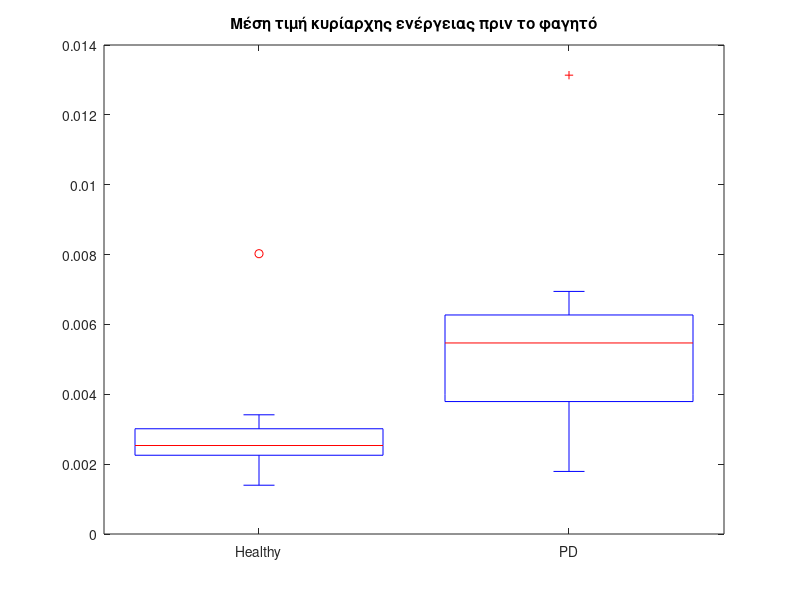
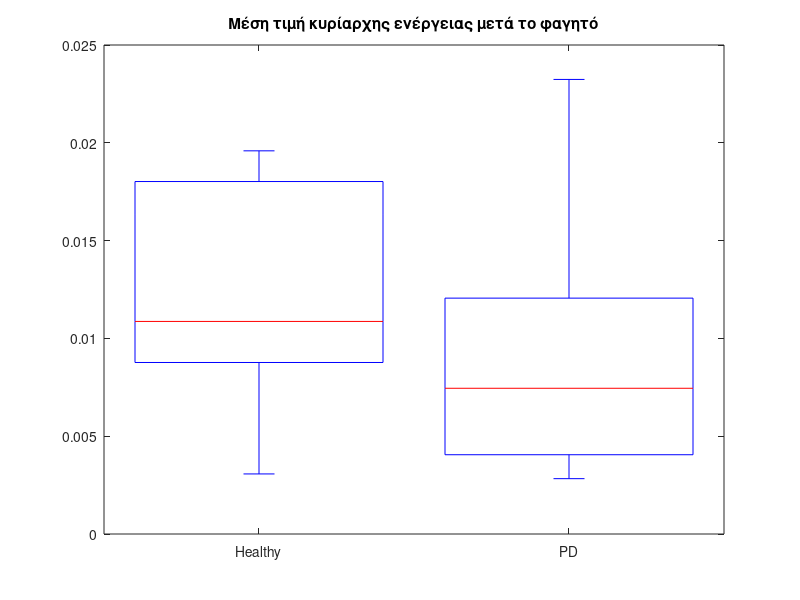
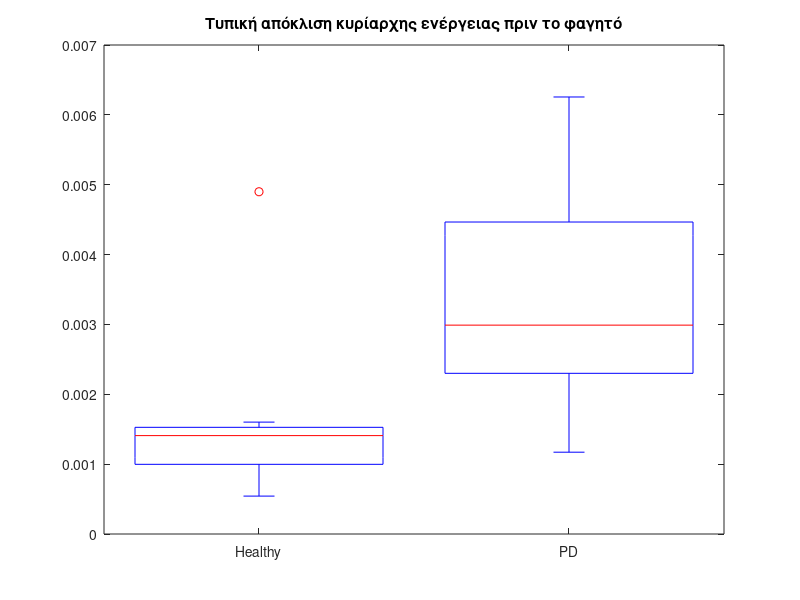
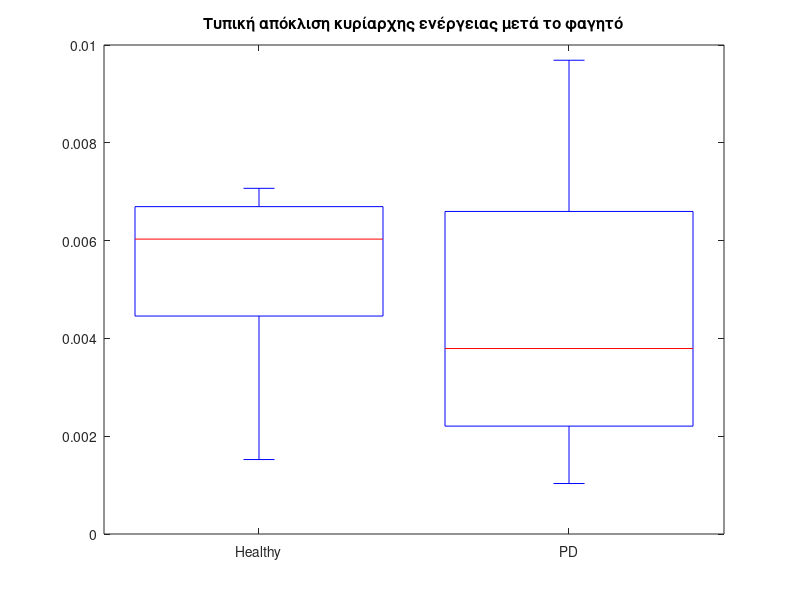

MATLAB code for these plots, in order:
clear all; clc; close all;


%% Load struct

dt = load("calculated_features.mat");
dt = dt.clc_feat;
% pkg load statistics


%% 1

figure;
boxplot([dt.avg_power(1,1:7); dt.avg_power(1,8:14)]');
set(gca (), "xtick", [1 2], "xticklabel", {"Healthy", "PD"})
title ("Μέση τιμή κυρίαρχης ενέργειας πριν το φαγητό");



figure;
boxplot({dt.avg_power(2,1:7), dt.avg_power(2,8:14)});
set(gca (), "xtick", [1 2], "xticklabel", {"Healthy", "PD"})
title ("Μέση τιμή κυρίαρχης ενέργειας μετά το φαγητό");

figure;
boxplot({dt.std_power(1,1:7), dt.std_power(1,8:14)});
set(gca (), "xtick", [1 2], "xticklabel", {"Healthy", "PD"})
title ("Τυπική απόκλιση κυρίαρχης ενέργειας πριν το φαγητό");

figure;
boxplot({dt.std_power(2,1:7), dt.std_power(2,8:14)});
set(gca (), "xtick", [1 2], "xticklabel", {"Healthy", "PD"})
title ("Τυπική απόκλιση κυρίαρχης ενέργειας μετά το φαγητό");

figure;
boxplot({dt.avg_main_freq(1,1:7), dt.avg_main_freq(1,8:14)});
set(gca (), "xtick", [1 2], "xticklabel", {"Healthy", "PD"})
title ("Μέση τιμή κυρίαρχης συχνότητας πριν το φαγητό");

figure;
boxplot({dt.avg_main_freq(2,1:7), dt.avg_main_freq(2,8:14)});
set(gca (), "xtick", [1 2], "xticklabel", {"Healthy", "PD"})
title ("Μέση τιμή κυρίαρχης συχνότητας μετά το φαγητό");

figure;
boxplot({dt.std_freq(1,1:7), dt.std_freq(1,8:14)});
set(gca (), "xtick", [1 2], "xticklabel", {"Healthy", "PD"})
title ("Τυπική απόκλιση κυρίαρχης συχνότητας πριν το φαγητό");

figure;
boxplot({dt.std_freq(2,1:7), dt.std_freq(2,8:14)});
set(gca (), "xtick", [1 2], "xticklabel", {"Healthy", "PD"})
title ("Τυπική απόκλιση κυρίαρχης συχνότητας πριν το φαγητό");

%% 2

figure;
boxplot({dt.main_power_ratio(1,1:7), dt.main_power_ratio(8:14)});
set(gca (), "xtick", [1 2], "xticklabel", {"Healthy", "PD"})
title ("Λόγος κυρίαρχης ενέργειας μετά/πριν το φαγητό");

%% 3

slow_b_n = cell2mat(reshape(num2cell(dt.stomach_operations(1,1,1:7)),1,7));
slow_b_pd = cell2mat(reshape(num2cell(dt.stomach_operations(1,1,8:14)),1,7));
slow_a_n = cell2mat(reshape(num2cell(dt.stomach_operations(1,2,1:7)),1,7));
slow_a_pd = cell2mat(reshape(num2cell(dt.stomach_operations(1,2,8:14)),1,7));

normal_b_n = cell2mat(reshape(num2cell(dt.stomach_operations(2,1,1:7)),1,7));
normal_b_pd = cell2mat(reshape(num2cell(dt.stomach_operations(2,1,8:14)),1,7));
normal_a_n = cell2mat(reshape(num2cell(dt.stomach_operations(2,2,1:7)),1,7));
normal_a_pd = cell2mat(reshape(num2cell(dt.stomach_operations(2,2,8:14)),1,7));

fast_b_n = cell2mat(reshape(num2cell(dt.stomach_operations(3,1,1:7)),1,7));
fast_b_pd = cell2mat(reshape(num2cell(dt.stomach_operations(3,1,8:14)),1,7));
fast_a_n = cell2mat(reshape(num2cell(dt.stomach_operations(3,2,1:7)),1,7));
fast_a_pd = cell2mat(reshape(num2cell(dt.stomach_operations(3,2,8:14)),1,7));

other_b_n = cell2mat(reshape(num2cell(dt.stomach_operations(4,1,1:7)),1,7));
other_b_pd = cell2mat(reshape(num2cell(dt.stomach_operations(4,1,8:14)),1,7));
other_a_n = cell2mat(reshape(num2cell(dt.stomach_operations(4,2,1:7)),1,7));
other_a_pd = cell2mat(reshape(num2cell(dt.stomach_operations(4,2,8:14)),1,7));

arrhythmia_b_n = cell2mat(reshape(num2cell(dt.stomach_operations(5,1,1:7)),1,7));
arrhythmia_b_pd = cell2mat(reshape(num2cell(dt.stomach_operations(5,1,8:14)),1,7));
arrhythmia_a_n = cell2mat(reshape(num2cell(dt.stomach_operations(5,2,1:7)),1,7));
arrhythmia_a_pd = cell2mat(reshape(num2cell(dt.stomach_operations(5,2,8:14)),1,7));

figure;
boxplot({slow_b_n, slow_b_pd});
set(gca (), "xtick", [1 2], "xticklabel", {"Healthy", "PD"})
title ("Ποσοστό εμφάνισης βραδυγαστρίας πριν το φαγητό");

figure;
boxplot({slow_a_n, slow_a_pd});
set(gca (), "xtick", [1 2], "xticklabel", {"Healthy", "PD"})
title ("Ποσοστό εμφάνισης βραδυγαστρίας μετά το φαγητό");

figure;
boxplot({normal_b_n, normal_b_pd});
set(gca (), "xtick", [1 2], "xticklabel", {"Healthy", "PD"})
title ("Ποσοστό εμφάνισης φυσιολογικής λειτουργίας στομάχου πριν το φαγητό");

figure;
boxplot({normal_a_n, normal_a_pd});
set(gca (), "xtick", [1 2], "xticklabel", {"Healthy", "PD"})
title ("Ποσοστό εμφάνισης φυσιολογικής λειτουργίας στομάχου μετά το φαγητό");

figure;
boxplot({fast_b_n, fast_b_pd});
set(gca (), "xtick", [1 2], "xticklabel", {"Healthy", "PD"})
title ("Ποσοστό εμφάνισης ταχυγαστρίας πριν το φαγητό");

figure;
boxplot({fast_a_n, fast_a_pd});
set(gca (), "xtick", [1 2], "xticklabel", {"Healthy", "PD"})
title ("Ποσοστό εμφάνισης ταχυγαστρίας μετά το φαγητό");

figure;
boxplot({other_b_n, other_b_pd});
set(gca (), "xtick", [1 2], "xticklabel", {"Healthy", "PD"})
title ("Ποσοστό εμφάνισης άλλης δραστηριότητας πριν το φαγητό");

figure;
boxplot({other_a_n, other_a_pd});
set(gca (), "xtick", [1 2], "xticklabel", {"Healthy", "PD"})
title ("Ποσοστό εμφάνισης άλλης δραστηριότητας μετά το φαγητό");

figure;
boxplot({arrhythmia_b_n, arrhythmia_b_pd});
set(gca (), "xtick", [1 2], "xticklabel", {"Healthy", "PD"})
title ("Ποσοστό εμφάνισης αρρυθμίας πριν το φαγητό");

figure;
boxplot({arrhythmia_a_n, arrhythmia_a_pd});
set(gca (), "xtick", [1 2], "xticklabel", {"Healthy", "PD"})
title ("Ποσοστό εμφάνισης αρρυθμίας μετά το φαγητό");

%% 4

mean_i_b_n = cell2mat(reshape(num2cell(dt.mean_band_powers(1,1,1:7)),1,7));
mean_i_b_pd = cell2mat(reshape(num2cell(dt.mean_band_powers(1,1,8:14)),1,7));
mean_i_a_n = cell2mat(reshape(num2cell(dt.mean_band_powers(1,2,1:7)),1,7));
mean_i_a_pd = cell2mat(reshape(num2cell(dt.mean_band_powers(1,2,8:14)),1,7));

mean_ii_b_n = cell2mat(reshape(num2cell(dt.mean_band_powers(2,1,1:7)),1,7));
mean_ii_b_pd = cell2mat(reshape(num2cell(dt.mean_band_powers(2,1,8:14)),1,7));
mean_ii_a_n = cell2mat(reshape(num2cell(dt.mean_band_powers(2,2,1:7)),1,7));
mean_ii_a_pd = cell2mat(reshape(num2cell(dt.mean_band_powers(2,2,8:14)),1,7));

mean_iii_b_n = cell2mat(reshape(num2cell(dt.mean_band_powers(3,1,1:7)),1,7));
mean_iii_b_pd = cell2mat(reshape(num2cell(dt.mean_band_powers(3,1,8:14)),1,7));
mean_iii_a_n = cell2mat(reshape(num2cell(dt.mean_band_powers(3,2,1:7)),1,7));
mean_iii_a_pd = cell2mat(reshape(num2cell(dt.mean_band_powers(3,2,8:14)),1,7));

mean_iv_b_n = cell2mat(reshape(num2cell(dt.mean_band_powers(4,1,1:7)),1,7));
mean_iv_b_pd = cell2mat(reshape(num2cell(dt.mean_band_powers(4,1,8:14)),1,7));
mean_iv_a_n = cell2mat(reshape(num2cell(dt.mean_band_powers(4,2,1:7)),1,7));
mean_iv_a_pd = cell2mat(reshape(num2cell(dt.mean_band_powers(4,2,8:14)),1,7));

figure;
boxplot({mean_i_b_n, mean_i_b_pd});
set(gca (), "xtick", [1 2], "xticklabel", {"Healthy", "PD"})
title ("Μέση τιμή λόγου ενέργειας 1ου διαστήματος πριν το φαγητό");

figure;
boxplot({mean_i_a_n, mean_i_a_pd});
set(gca (), "xtick", [1 2], "xticklabel", {"Healthy", "PD"})
title ("Μέση τιμή λόγου ενέργειας 1ου διαστήματος μετά το φαγητό");

figure;
boxplot({mean_ii_b_n, mean_ii_b_pd});
set(gca (), "xtick", [1 2], "xticklabel", {"Healthy", "PD"})
title ("Μέση τιμή λόγου ενέργειας 2ου διαστήματος πριν το φαγητό");

figure;
boxplot({mean_ii_a_n, mean_ii_a_pd});
set(gca (), "xtick", [1 2], "xticklabel", {"Healthy", "PD"})
title ("Μέση τιμή λόγου ενέργειας 2ου διαστήματος μετά το φαγητό");

figure;
boxplot({mean_iii_b_n, mean_iii_b_pd});
set(gca (), "xtick", [1 2], "xticklabel", {"Healthy", "PD"})
title ("Μέση τιμή λόγου ενέργειας 3ου διαστήματος πριν το φαγητό");

figure;
boxplot({mean_iii_a_n, mean_iii_a_pd});
set(gca (), "xtick", [1 2], "xticklabel", {"Healthy", "PD"})
title ("Μέση τιμή λόγου ενέργειας 3ου διαστήματος μετά το φαγητό");

figure;
boxplot({mean_iv_b_n, mean_iv_b_pd});
set(gca (), "xtick", [1 2], "xticklabel", {"Healthy", "PD"})
title ("Μέση τιμή λόγου ενέργειας 4ου διαστήματος πριν το φαγητό");

figure;
boxplot({mean_iv_a_n, mean_iv_a_pd});
set(gca (), "xtick", [1 2], "xticklabel", {"Healthy", "PD"})
title ("Μέση τιμή λόγου ενέργειας 4ου διαστήματος μετά το φαγητό");

std_i_b_n = cell2mat(reshape(num2cell(dt.std_band_powers(1,1,1:7)),1,7));
std_i_b_pd = cell2mat(reshape(num2cell(dt.std_band_powers(1,1,8:14)),1,7));
std_i_a_n = cell2mat(reshape(num2cell(dt.std_band_powers(1,2,1:7)),1,7));
std_i_a_pd = cell2mat(reshape(num2cell(dt.std_band_powers(1,2,8:14)),1,7));

std_ii_b_n = cell2mat(reshape(num2cell(dt.std_band_powers(2,1,1:7)),1,7));
std_ii_b_pd = cell2mat(reshape(num2cell(dt.std_band_powers(2,1,8:14)),1,7));
std_ii_a_n = cell2mat(reshape(num2cell(dt.std_band_powers(2,2,1:7)),1,7));
std_ii_a_pd = cell2mat(reshape(num2cell(dt.std_band_powers(2,2,8:14)),1,7));

std_iii_b_n = cell2mat(reshape(num2cell(dt.std_band_powers(3,1,1:7)),1,7));
std_iii_b_pd = cell2mat(reshape(num2cell(dt.std_band_powers(3,1,8:14)),1,7));
std_iii_a_n = cell2mat(reshape(num2cell(dt.std_band_powers(3,2,1:7)),1,7));
std_iii_a_pd = cell2mat(reshape(num2cell(dt.std_band_powers(3,2,8:14)),1,7));

std_iv_b_n = cell2mat(reshape(num2cell(dt.std_band_powers(4,1,1:7)),1,7));
std_iv_b_pd = cell2mat(reshape(num2cell(dt.std_band_powers(4,1,8:14)),1,7));
std_iv_a_n = cell2mat(reshape(num2cell(dt.std_band_powers(4,2,1:7)),1,7));
std_iv_a_pd = cell2mat(reshape(num2cell(dt.std_band_powers(4,2,8:14)),1,7));

figure;
boxplot({mean_i_b_n, mean_i_b_pd});
set(gca (), "xtick", [1 2], "xticklabel", {"Healthy", "PD"})
title ("Τυπική απόκλιση λόγου ενέργειας 1ου διαστήματος πριν το φαγητό");

figure;
boxplot({mean_i_a_n, mean_i_a_pd});
set(gca (), "xtick", [1 2], "xticklabel", {"Healthy", "PD"})
title ("Τυπική απόκλιση λόγου ενέργειας 1ου διαστήματος μετά το φαγητό");

figure;
boxplot({mean_ii_b_n, mean_ii_b_pd});
set(gca (), "xtick", [1 2], "xticklabel", {"Healthy", "PD"})
title ("Τυπική απόκλιση λόγου ενέργειας 2ου διαστήματος πριν το φαγητό");

figure;
boxplot({mean_ii_a_n, mean_ii_a_pd});
set(gca (), "xtick", [1 2], "xticklabel", {"Healthy", "PD"})
title ("Τυπική απόκλιση λόγου ενέργειας 2ου διαστήματος μετά το φαγητό");

figure;
boxplot({mean_iii_b_n, mean_iii_b_pd});
set(gca (), "xtick", [1 2], "xticklabel", {"Healthy", "PD"})
title ("Τυπική απόκλιση λόγου ενέργειας 3ου διαστήματος πριν το φαγητό");

figure;
boxplot({mean_iii_a_n, mean_iii_a_pd});
set(gca (), "xtick", [1 2], "xticklabel", {"Healthy", "PD"})
title ("Τυπική απόκλιση λόγου ενέργειας 3ου διαστήματος μετά το φαγητό");

figure;
boxplot({mean_iv_b_n, mean_iv_b_pd});
set(gca (), "xtick", [1 2], "xticklabel", {"Healthy", "PD"})
title ("Τυπική απόκλιση λόγου ενέργειας 4ου διαστήματος πριν το φαγητό");

figure;
boxplot({mean_iv_a_n, mean_iv_a_pd});
set(gca (), "xtick", [1 2], "xticklabel", {"Healthy", "PD"})
title ("Τυπική απόκλιση λόγου ενέργειας 4ου διαστήματος μετά το φαγητό");

%% 5

figure;
boxplot({dt.total_max_power(1,1:7), dt.total_max_power(1,8:14)});
set(gca (), "xtick", [1 2], "xticklabel", {"Healthy", "PD"})
title ("Συνολική κυρίαρχη ενέργεια πριν το φαγητό");

figure;
boxplot({dt.total_max_power(2,1:7), dt.total_max_power(2,8:14)});
set(gca (), "xtick", [1 2], "xticklabel", {"Healthy", "PD"})
title ("Συνολική κυρίαρχη ενέργεια μετά το φαγητό");

figure;
boxplot({dt.total_main_freq(1,1:7), dt.total_main_freq(1,8:14)});
set(gca (), "xtick", [1 2], "xticklabel", {"Healthy", "PD"})
title ("Συνολική κυρίαρχη συχνότητα πριν το φαγητό");

figure;
boxplot({dt.total_main_freq(2,1:7), dt.total_main_freq(2,8:14)});
set(gca (), "xtick", [1 2], "xticklabel", {"Healthy", "PD"})
title ("Συνολική κυρίαρχη συχνότητα μετά το φαγητό");
